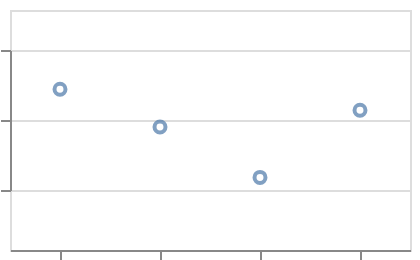

Source (Vega-Lite JSON):
### Vega-Lite specification from a JSON file in a GitHub repository (floating-point values rounded to 4 significant figures)
{"$schema": "https://vega.github.io/schema/vega-lite/v6.json", "width": 200, "height": 120, "padding": 5, "autosize": "none", "data": {"values": [{"c": "alpha", "v": 28, "w": 3}, {"c": "beta", "v": 55, "w": 7}, {"c": "gamma", "v": 43, "w": 5}, {"c": "delta", "v": 91, "w": 9}]}, "mark": "point", "encoding": {"x": {"field": "c", "type": "nominal"}, "y": {"field": "v", "type": "quantitative", "scale": {"rangeMin": 20, "rangeMax": 90}}}}
